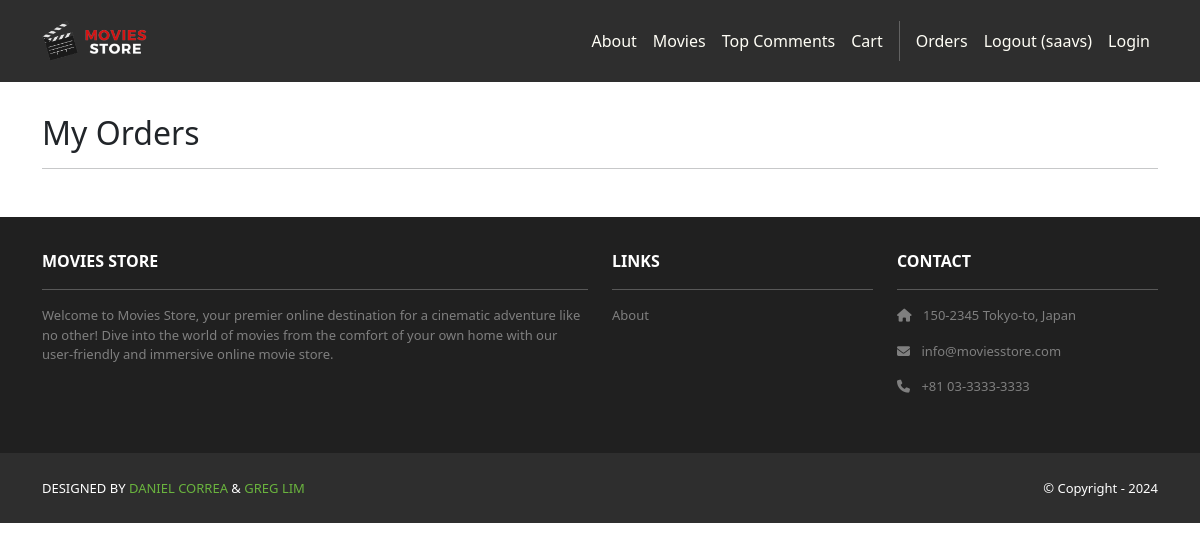
The app's page /accounts/orders/ (signed in), older data.
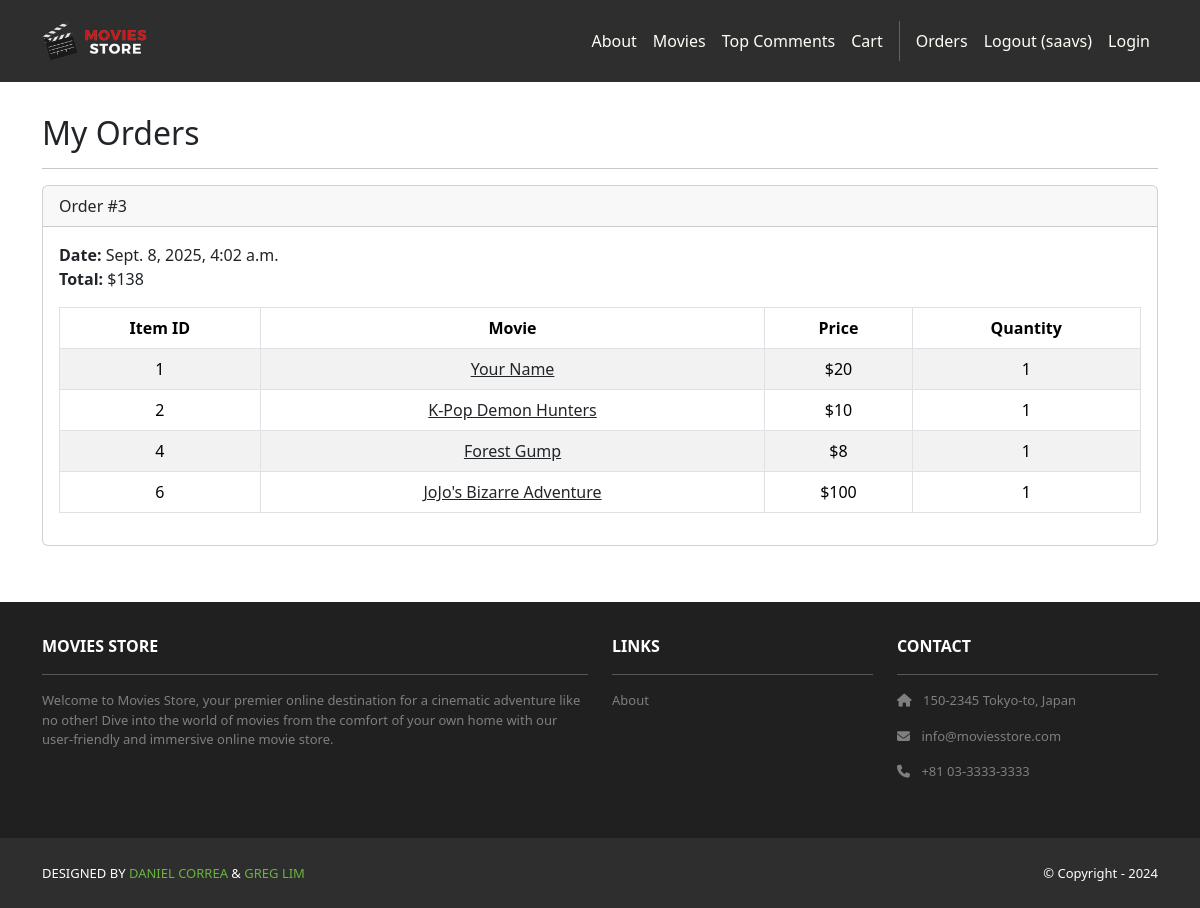
The same page, newer data.
### cart/models.py (models this page shows, shortened)
class Order(models.Model):
    id = models.AutoField(primary_key=True)
    total = models.IntegerField()
    date = models.DateTimeField(auto_now_add=True)
    user = models.ForeignKey(User,
        on_delete=models.CASCADE)

class Item(models.Model):
    id = models.AutoField(primary_key=True)
    price = models.IntegerField()
    quantity = models.IntegerField()
    order = models.ForeignKey(Order,
        on_delete=models.CASCADE)
    movie = models.ForeignKey(Movie,
        on_delete=models.CASCADE)

### movies/models.py (models this page shows, shortened)
class Movie(models.Model):
    id = models.AutoField(primary_key=True)
    name = models.CharField(max_length=255)
    price = models.IntegerField()
    description = models.TextField()
    image = models.ImageField(upload_to='movie_images/')
    amount_left = models.PositiveIntegerField(null=True, blank=True)

### accounts/views.py (the view)
# urls.py: path('orders/', views.orders, name='accounts.orders'),
@login_required
def orders(request):
    template_data = {}
    template_data['title'] = 'Orders'
    template_data['orders'] = request.user.order_set.all()
    return render(request, 'accounts/orders.html',
        {'template_data': template_data})

### accounts/templates/accounts/orders.html
{% extends 'base.html' %}
{% block content %}
<div class="p-3">
  <div class="container">
    <div class="row mt-3">
      <div class="col mx-auto mb-3">
        <h2>My Orders</h2>
        <hr />
        {% for order in template_data.orders %}
        <div class="card mb-4">
          <div class="card-header">
            Order #{{ order.id }}
          </div>
          <div class="card-body">
            <b>Date:</b> {{ order.date }}<br />
            <b>Total:</b> ${{ order.total }}<br />
            <table class="table table-bordered
              table-striped text-center mt-3">
              <thead>
                <tr>
                  <th scope="col">Item ID</th>
                  <th scope="col">Movie</th>
                  <th scope="col">Price</th>
                  <th scope="col">Quantity</th>
                </tr>
              </thead>
              <tbody>
                {% for item in order.item_set.all %}
                <tr>
                  <td>{{ item.movie.id }}</td>
                  <td>
                    <a class="link-dark"
                      href="{% url 'movies.show'
                      id=item.movie.id %}">
                      {{ item.movie.name }}
                    </a>
                </td>
                  <td>${{ item.movie.price }}</td>
                  <td>{{ item.quantity }}</td>
                </tr>
                {% endfor %}
              </tbody>
            </table>
          </div>
        </div>
        {% endfor %}
      </div>
    </div>
  </div>
</div>
{% endblock content %}

Row changes from the older to the newer data that the page shows:
added Order: id "3", date "Sept. 8, 2025, 4:02 a.m.", total "138"
added Item: movie.id "1", movie.name "Your Name", movie.price "20", quantity "1"
added Item: movie.id "2", movie.name "K-Pop Demon Hunters", movie.price "10", quantity "1"
added Item: movie.id "4", movie.name "Forest Gump", movie.price "8", quantity "1"
added Item: movie.id "6", movie.name "JoJo's Bizarre Adventure", movie.price "100", quantity "1"
